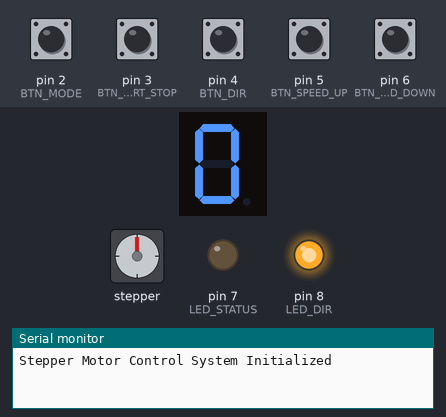
A sketch run on a simulated Arduino Uno, built with avr-gcc and run on an emulated ATmega328P. Parts: 1-digit seven-segment display, stepper motor, output pins drawn as LEDs (lit = HIGH), the last lines printed to the serial monitor. Wiring (inferred from the names in the program): 1-digit 7-segment display, segments lit when HIGH: segments pin 9, pin 10, pin 11, pin 12, pin 13, A0, A1; stepper motor (200 steps per turn assumed): coils A2, A3, A4, A5. Dashed ring = blinking. The test bench sets the inputs (shaded band); at power-on: pin 2 (BTN_MODE), pin 3 (BTN_START_STOP), pin 4 (BTN_DIR), pin 5 (BTN_SPEED_UP), pin 6 (BTN_SPEED_DOWN) HIGH. The segment pins are drawn as the display they are named for; pins used as bus, display or sensor lines are not drawn.

Above: at 1.2 s.
1.3 s: pin 3 (BTN_START_STOP) pulled LOW for 1 s
At 1.78 s:
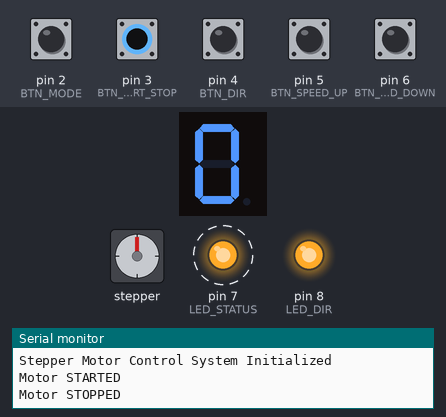
4.0 s: pin 4 (BTN_DIR) pulled LOW for 0.15 s
At 5.0 s:
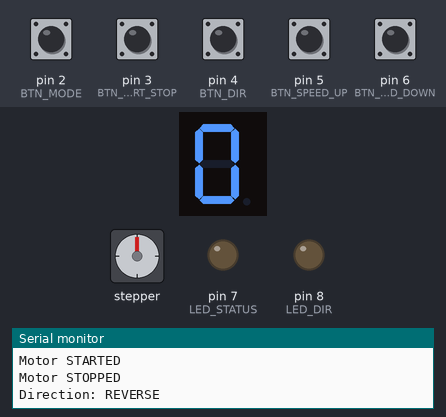
5.8 s: pin 2 (BTN_MODE) pulled LOW for 1 s
At 8.0 s:
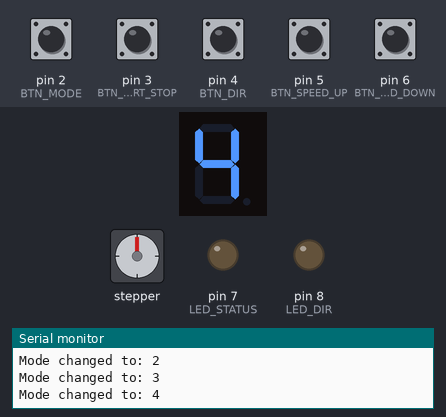
8.3 s: pin 3 (BTN_START_STOP) pulled LOW for 0.15 s
At 9.1 s:
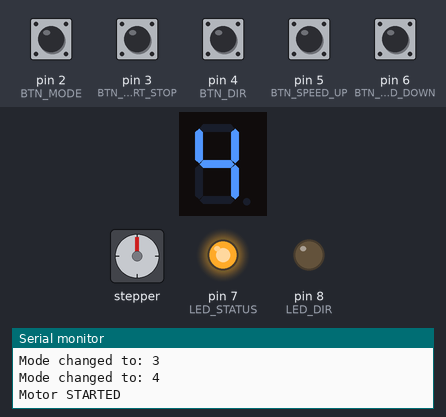
11.4 s: pin 4 (BTN_DIR) pulled LOW for 1 s
At 11.88 s:
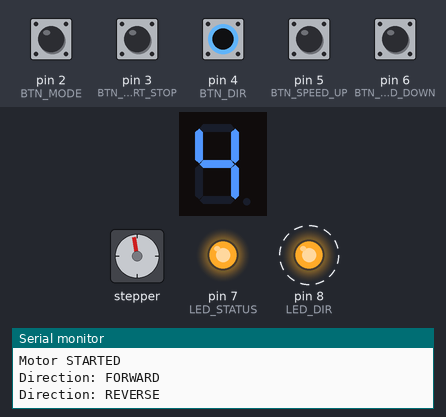
13.9 s: pin 5 (BTN_SPEED_UP) pulled LOW for 1 s
Timing chart, 0 to 19.9 s (numbered marks = the images above; inputs shaded):
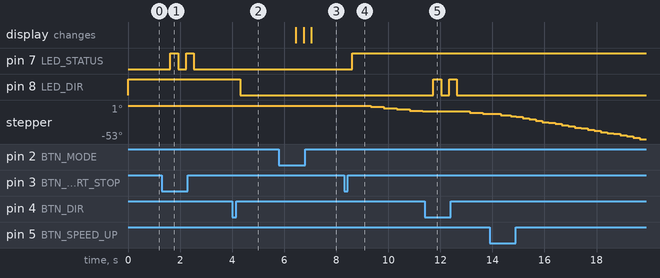

The sketch:

sketch_oct11a.ino
```cpp
/*
 * AVR Basic I/O Interfacing - Stepper Motor Control
 * Name: [Your Name Here]
 * Date: [Current Date]
 */

// Pin Definitions
const int BTN_MODE = 2;
const int BTN_START_STOP = 3;
const int BTN_DIR = 4;
const int BTN_SPEED_UP = 5;
const int BTN_SPEED_DOWN = 6;

const int LED_STATUS = 7;
const int LED_DIR = 8;

// 7-Segment Pins
const int SEG_A = 9;
const int SEG_B = 10;
const int SEG_C = 11;
const int SEG_D = 12;
const int SEG_E = 13;
const int SEG_F = A0;
const int SEG_G = A1;

// Stepper Motor Pins
const int STEPPER_1 = A2;
const int STEPPER_2 = A3;
const int STEPPER_3 = A4;
const int STEPPER_4 = A5;

// Operation Modes
enum Mode {
  MODE_STOP = 0,
  MODE_MANUAL_HALF = 1,
  MODE_MANUAL_FULL = 2,
  MODE_AUTO_HALF = 3,
  MODE_AUTO_FULL = 4,
  MODE_EMERGENCY = 5
};

// Global Variables
volatile Mode currentMode = MODE_STOP;
volatile bool isRunning = false;
volatile bool directionForward = true;
volatile bool emergencyStop = false;

unsigned long lastStepTime = 0;
unsigned long lastDebounceTime = 0;
unsigned long emergencyStartTime = 0;
unsigned long lastDisplayUpdate = 0;

int stepDelay = 500; // ms between steps
int currentStep = 0;

// Stepper Motor Sequences
// Full step sequence (4 steps)
const byte fullStep[4] = {
  B00001001, // Coils 1 & 4 energized
  B00000011, // Coils 1 & 2 energized
  B00000110, // Coils 2 & 3 energized
  B00001100  // Coils 3 & 4 energized
};

// Half step sequence (8 steps)
const byte halfStep[8] = {
  B00001001, // Coil 1
  B00000011, // Coils 1 & 2
  B00000010, // Coil 2
  B00000110, // Coils 2 & 3
  B00000100, // Coil 3
  B00001100, // Coils 3 & 4
  B00001000, // Coil 4
  B00001001  // Coils 4 & 1
};

// 7-Segment display patterns for numbers 0-4 and E
const byte segPatterns[6] = {
  B00111111, // 0
  B00000110, // 1
  B01011011, // 2
  B01001111, // 3
  B01100110, // 4
  B01111001  // E
};

void setup() {
  // Initialize button pins with pull-up resistors
  pinMode(BTN_MODE, INPUT_PULLUP);
  pinMode(BTN_START_STOP, INPUT_PULLUP);
  pinMode(BTN_DIR, INPUT_PULLUP);
  pinMode(BTN_SPEED_UP, INPUT_PULLUP);
  pinMode(BTN_SPEED_DOWN, INPUT_PULLUP);

  // Initialize LED pins
  pinMode(LED_STATUS, OUTPUT);
  pinMode(LED_DIR, OUTPUT);

  // Initialize 7-segment pins
  pinMode(SEG_A, OUTPUT);
  pinMode(SEG_B, OUTPUT);
  pinMode(SEG_C, OUTPUT);
  pinMode(SEG_D, OUTPUT);
  pinMode(SEG_E, OUTPUT);
  pinMode(SEG_F, OUTPUT);
  pinMode(SEG_G, OUTPUT);

  // Initialize stepper motor pins
  pinMode(STEPPER_1, OUTPUT);
  pinMode(STEPPER_2, OUTPUT);
  pinMode(STEPPER_3, OUTPUT);
  pinMode(STEPPER_4, OUTPUT);

  // Initialize serial for debugging
  Serial.begin(9600);
  Serial.println("Stepper Motor Control System Initialized");

  // Initial display
  updateDisplay();
}

void loop() {
  unsigned long currentTime = millis();

  // Check for emergency stop condition (hold START/STOP for 2 seconds)
  checkEmergencyStop();

  if (emergencyStop) {
    handleEmergencyMode();
    return;
  }

  // Button handling with debouncing
  if (currentTime - lastDebounceTime > 50) {
    handleButtons();
    lastDebounceTime = currentTime;
  }

  // Update LEDs based on state
  digitalWrite(LED_STATUS, isRunning);
  digitalWrite(LED_DIR, directionForward);

  // Stepper motor control
  if (isRunning) {
    switch(currentMode) {
      case MODE_MANUAL_HALF:
      case MODE_MANUAL_FULL:
        // In manual mode, stepping is handled by button press
        break;

      case MODE_AUTO_HALF:
      case MODE_AUTO_FULL:
        if (currentTime - lastStepTime >= stepDelay) {
          performStep();
          lastStepTime = currentTime;
        }
        break;

      default:
        break;
    }
  }

  // Update display periodically
  if (currentTime - lastDisplayUpdate >= 200) {
    updateDisplay();
    lastDisplayUpdate = currentTime;
  }
}

void checkEmergencyStop() {
  static unsigned long pressStartTime = 0;
  static bool wasPressed = false;

  bool isPressed = (digitalRead(BTN_START_STOP) == LOW);

  if (isPressed && !wasPressed) {
    // Button just pressed
    pressStartTime = millis();
    wasPressed = true;
  }
  else if (!isPressed && wasPressed) {
    // Button released
    wasPressed = false;
  }

  if (isPressed && (millis() - pressStartTime > 2000)) {
    // Held for more than 2 seconds
    if (!emergencyStop) {
      // Enter emergency stop
      emergencyStop = true;
      isRunning = false;
      emergencyStartTime = millis();
      stopStepper();
      Serial.println("EMERGENCY STOP ACTIVATED");
    } else {
      // Exit emergency stop
      emergencyStop = false;
      currentMode = MODE_STOP;
      Serial.println("EMERGENCY STOP CLEARED");
    }
    // Reset button state
    wasPressed = false;
    delay(500); // Prevent immediate re-trigger
  }
}

void handleEmergencyMode() {
  static unsigned long lastBlinkTime = 0;
  unsigned long currentTime = millis();

  // Blink 'E' on display
  if (currentTime - lastBlinkTime >= 500) {
    static bool displayOn = false;
    if (displayOn) {
      displayCharacter(5); // Display 'E'
    } else {
      clearDisplay();
    }
    displayOn = !displayOn;
    lastBlinkTime = currentTime;
  }

  // All outputs should be off in emergency
  digitalWrite(LED_STATUS, LOW);
  digitalWrite(LED_DIR, LOW);
  stopStepper();

  // Check for emergency clear (handled in checkEmergencyStop)
}

void handleButtons() {
  // Mode button - cycle through modes
  if (digitalRead(BTN_MODE) == LOW) {
    cycleMode();
    delay(300); // Simple debounce
  }

  // Start/Stop button (short press)
  if (digitalRead(BTN_START_STOP) == LOW && !emergencyStop) {
    toggleStartStop();
    delay(300); // Simple debounce
  }

  // Direction button
  if (digitalRead(BTN_DIR) == LOW) {
    toggleDirection();
    delay(300); // Simple debounce
  }

  // Speed control buttons
  if (digitalRead(BTN_SPEED_UP) == LOW) {
    adjustSpeed(true); // Increase speed
    delay(200);
  }

  if (digitalRead(BTN_SPEED_DOWN) == LOW) {
    adjustSpeed(false); // Decrease speed
    delay(200);
  }
}

void cycleMode() {
  if (emergencyStop) return;

  currentMode = (Mode)((currentMode + 1) % 5); // Cycle through 0-4

  Serial.print("Mode changed to: ");
  Serial.println(currentMode);

  // If switching to manual mode and running, perform one step
  if (isRunning && (currentMode == MODE_MANUAL_HALF || currentMode == MODE_MANUAL_FULL)) {
    performStep();
  }
}

void toggleStartStop() {
  if (emergencyStop) return;

  isRunning = !isRunning;

  Serial.print("Motor ");
  Serial.println(isRunning ? "STARTED" : "STOPPED");

  if (!isRunning) {
    stopStepper();
  }
}

void toggleDirection() {
  if (emergencyStop) return;

  directionForward = !directionForward;

  Serial.print("Direction: ");
  Serial.println(directionForward ? "FORWARD" : "REVERSE");
}

void adjustSpeed(bool increase) {
  if (emergencyStop) return;

  if (increase) {
    stepDelay = max(50, stepDelay - 50); // Minimum 50ms delay
  } else {
    stepDelay = min(2000, stepDelay + 50); // Maximum 2000ms delay
  }

  Serial.print("Step delay: ");
  Serial.println(stepDelay);
}

void performStep() {
  if (emergencyStop) return;

  switch(currentMode) {
    case MODE_MANUAL_HALF:
    case MODE_AUTO_HALF:
      performHalfStep();
      break;

    case MODE_MANUAL_FULL:
    case MODE_AUTO_FULL:
      performFullStep();
      break;

    default:
      break;
  }
}

void performFullStep() {
  byte stepPattern;

  if (directionForward) {
    stepPattern = fullStep[currentStep];
    currentStep = (currentStep + 1) % 4;
  } else {
    currentStep = (currentStep - 1 + 4) % 4;
    stepPattern = fullStep[currentStep];
  }

  setStepperOutputs(stepPattern);
}

void performHalfStep() {
  byte stepPattern;

  if (directionForward) {
    stepPattern = halfStep[currentStep];
    currentStep = (currentStep + 1) % 8;
  } else {
    currentStep = (currentStep - 1 + 8) % 8;
    stepPattern = halfStep[currentStep];
  }

  setStepperOutputs(stepPattern);
}

void setStepperOutputs(byte pattern) {
  digitalWrite(STEPPER_1, pattern & 0x01);
  digitalWrite(STEPPER_2, pattern & 0x02);
  digitalWrite(STEPPER_3, pattern & 0x04);
  digitalWrite(STEPPER_4, pattern & 0x08);
}

void stopStepper() {
  digitalWrite(STEPPER_1, LOW);
  digitalWrite(STEPPER_2, LOW);
  digitalWrite(STEPPER_3, LOW);
  digitalWrite(STEPPER_4, LOW);
}

void updateDisplay() {
  if (emergencyStop) {
    displayCharacter(5); // Display 'E'
  } else {
    displayCharacter(currentMode);
  }
}

void displayCharacter(int number) {
  if (number < 0 || number > 5) return;

  byte pattern = segPatterns[number];

  digitalWrite(SEG_A, pattern & 0x01);
  digitalWrite(SEG_B, pattern & 0x02);
  digitalWrite(SEG_C, pattern & 0x04);
  digitalWrite(SEG_D, pattern & 0x08);
  digitalWrite(SEG_E, pattern & 0x10);
  digitalWrite(SEG_F, pattern & 0x20);
  digitalWrite(SEG_G, pattern & 0x40);
}

void clearDisplay() {
  digitalWrite(SEG_A, LOW);
  digitalWrite(SEG_B, LOW);
  digitalWrite(SEG_C, LOW);
  digitalWrite(SEG_D, LOW);
  digitalWrite(SEG_E, LOW);
  digitalWrite(SEG_F, LOW);
  digitalWrite(SEG_G, LOW);
}
```

Measured:
- after the input at 1.3 s, pin 7 (LED_STATUS): alternates HIGH for 0.30 s and LOW for 0.30 s, 4 changes in all, then stays LOW, starting after 0.33 s
- after the input at 4.0 s, pin 8 (LED_DIR): HIGH → LOW after 0.31 s
- after the input at 5.8 s, the display: first changes after 0.65 s (image 3 shows a later state)
- after the input at 11.4 s, pin 8 (LED_DIR): alternates HIGH for 0.30 s and LOW for 0.30 s, 4 changes in all, then stays LOW, starting after 0.34 s
